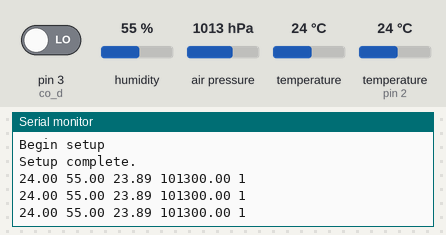
The sketch below on a simulated Arduino Uno, built with avr-gcc and run on an emulated ATmega328P. Shown: the last lines printed to the serial monitor. The inputs (shaded band) are chosen by the test bench; at power-on: humidity 55 %, air pressure 1013 hPa, pin 3 (co_d) LOW, temperature 24 °C, temperature (sensor on pin 2) 24 °C.

Above: at 1.3 s.
1.4 s: humidity set to 22 %
At 2.4 s:
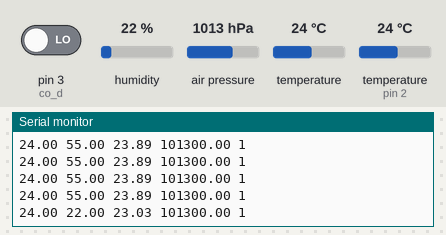
2.9 s: air pressure set to 952 hPa
At 3.4 s:
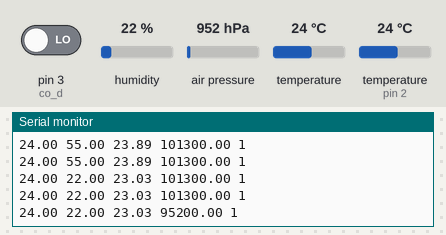
4.4 s: pin 3 (co_d) driven HIGH
At 4.9 s:
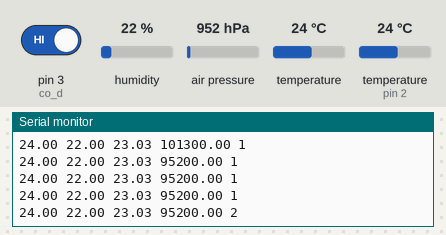
5.9 s: temperature (sensor 0) set to 12 °C
At 6.4 s:
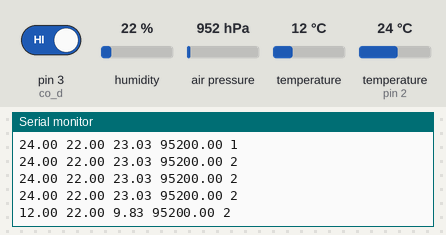
7.4 s: humidity set to 40 %
At 8.0 s:
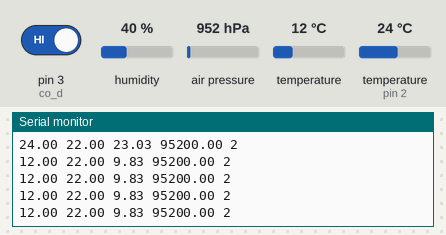
8.9 s: pin 3 (co_d) driven LOW
At 9.5 s:
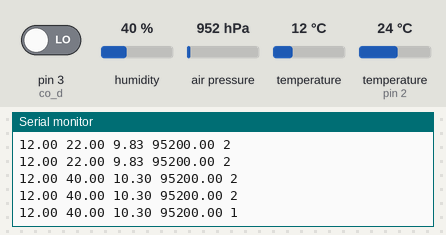
Timing chart, 0 to 11.4 s (numbered marks = the images above; inputs shaded):
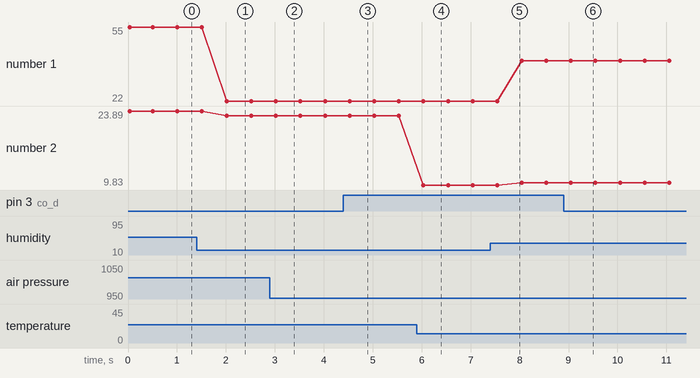

The sketch:

Araw.ino
```cpp
#include <Arduino.h>
#include <Wire.h>
#include <Adafruit_Sensor.h>
#include <Adafruit_BMP085_U.h>
#include <DHT.h>

Adafruit_BMP085_Unified bmp = Adafruit_BMP085_Unified(10085);

int DHTPIN = 2;
DHT dht(DHTPIN, DHT22);

int co_d = 3;
int alarm;

int chk;
float hum;
float temp;
float heatIndex;
float pressure;
float SEALEVELHPA = 1013.25;
int co;
bool dht_ready = true; // get dht every other loop because max 0.5Hz rate


void setup()
{
  Serial.begin(9600);
  Serial.println("Begin setup");
  pinMode(co_d, INPUT);
  dht.begin();
  bmp.begin();
  Serial.println("Setup complete.");
}

void loop()
{

  alarm = digitalRead(co_d) + 1;
  bmp.getPressure(&pressure);
  bmp.getTemperature(&temp);

  if (dht_ready) {
    hum = dht.readHumidity();
    heatIndex = dht.computeHeatIndex(temp, hum, false);
    dht_ready = false;
  } else {
    dht_ready = true;
  }
  String request = "";
  request += temp;
  request += " ";
  request += hum;
  request += " ";
  request += heatIndex;
  request += " ";
  request += pressure;
  request += " ";
  request += alarm;
  request += "\n";

  Serial.print(request);

  delay(500);
}
```

Measured:
- after the input at 1.4 s, the serial monitor: prints a new line after 0.62 s (image 1)
- after the input at 2.9 s, the serial monitor: prints a new line after 0.12 s (image 2)
- after the input at 4.4 s, the serial monitor: prints a new line after 0.13 s (image 3)
- after the input at 5.9 s, the serial monitor: prints a new line after 0.14 s (image 4)
- after the input at 8.9 s, the serial monitor: prints a new line after 0.15 s (image 6)
- plotted number 1: 55 → 22 after the input at 1.4 s, 22 → 40 after the input at 7.4 s
- plotted number 2: 23.89 → 23.03 after the input at 1.4 s, 23.03 → 9.83 after the input at 5.9 s, 9.83 → 10.3 after the input at 7.4 s
